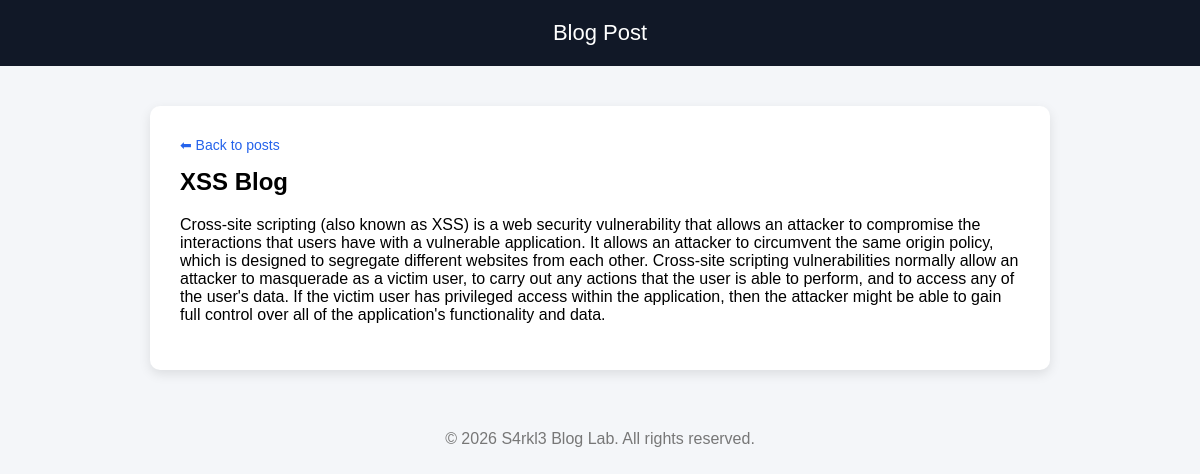
The page /post.php?id=1 on the database its author committed.
### tables this page shows
CREATE TABLE posts (
    id INT AUTO_INCREMENT PRIMARY KEY,
    title VARCHAR(255) NOT NULL,
    content TEXT NOT NULL,
    created_at TIMESTAMP DEFAULT CURRENT_TIMESTAMP
);

### src/post.php (the view, shortened to what this page needs)
<?php include('db.php'); ?>
<!DOCTYPE html>
<html>
<head>
</head>
<body>
<header> Blog Post</header>
<div class="container">
<a class="back" href="index.php">⬅ Back to posts</a>
    <?php
   if (isset($_GET['id'])) {
      $id = $_GET['id'];
      $query = "SELECT title, content FROM posts WHERE id='$id'";
      mysqli_query($conn,$query);
      if(ctype_digit($id)){
        $safe_id = intval($id);
        $safe_query = "SELECT title, content FROM posts WHERE id=$safe_id";
        $result = mysqli_query($conn,$safe_query);
        if($result && mysqli_num_rows($result)>0){
            $row = mysqli_fetch_assoc($result);
            echo"<h2>".$row['title']."</h2>";
            echo"<p>".$row['content']."</p>";
        } else {
            echo"<h2>Post not found</h2>";
        }
      } else {
        echo"<h2>Post not found</h2>";
      }
}
    ?>
</div>
<footer>© 2026 S4rkl3 Blog Lab. All rights reserved.</footer>
</body>
</html>

### src/post.php (style rules this page uses)
body { margin: 0; font-family: Arial, Helvetica, sans-serif; background: #f4f6f9; }
header { background: #111827; color: white; padding: 20px; text-align: center; font-size: 22px; }
.container { width: 70%; margin: 40px auto; background: white; padding: 30px; border-radius: 10px; box-shadow: 0 4px 12px rgba(0,0,0,0.1); }
h2 { margin-top: 0; }
.back { display: inline-block; margin-bottom: 15px; text-decoration: none; color: #2563eb; font-size: 14px; }
footer { text-align: center; padding: 20px; color: #777; margin-top: 40px; }

### rows shown on the page
posts: title "XSS Blog", content "Cross-site scripting (also known as XSS) is a web security vulnerability that allows an attacker to compromise the interactions that users have with a vulnerable application. It allows an attacker to circumvent the same origin policy, which is designed to segregate different websites from each other. Cross-site scripting vulnerabilities normally allow an attacker to masquerade as a victim user, to carry out any actions that the user is able to perform, and to access any of the user's data. If the victim user has privileged access within the application, then the attacker might be able to gain full control over all of the application's functionality and data."
